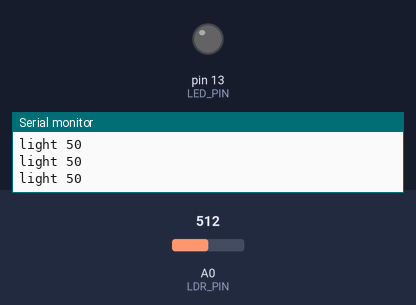
The sketch below on a simulated Arduino Uno, built with avr-gcc and run on an emulated ATmega328P. On the bench: output pins drawn as LEDs (lit = HIGH), the last lines printed to the serial monitor. The inputs (shaded band) are chosen by the test bench; at power-on: A0 (LDR_PIN) = 512.

Above: at 1.2 s.
1.3 s: A0 (LDR_PIN) set to 612
2.8 s: A0 (LDR_PIN) set to 635
At 3.5 s:
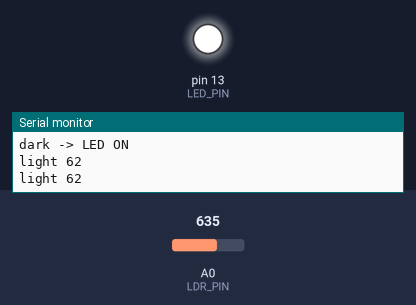
Timing chart, 0 to 5.8 s (numbered marks = the images above; inputs shaded):
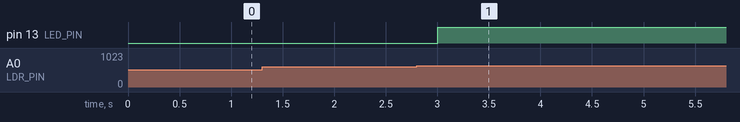

Measured:
- the behaviour switches between 624 and 625 on A0 (LDR_PIN) (found by bisection; images 0 and 1)
- after the input at 2.8 s, pin 13 (LED_PIN): LOW → HIGH after 0.20 s

The sketch:

sketch.ino
```cpp
// EI TOKEN 案例 · 天黑自动开灯
// 光线变暗时，灯自己亮起来
// 适用：Arduino Uno / Arduino Nano / ESP32 DevKit / ESP32-S3 DevKitC

#if defined(CONFIG_IDF_TARGET_ESP32S3)
const int LDR_PIN = 1;
const int LED_PIN = 2;
#elif defined(ESP32)
const int LDR_PIN = 34;
const int LED_PIN = 2;
#else
const int LDR_PIN = A0;
const int LED_PIN = 13;
#endif

#if defined(ESP32)
const int ADC_MAX = 4095;   // ESP32 的 ADC 是 12 位
#else
const int ADC_MAX = 1023;   // Uno/Nano 的 ADC 是 10 位
#endif

bool on = false;

void setup() {
  Serial.begin(115200);
  pinMode(LED_PIN, OUTPUT);
  Serial.println("EIT light-sensor ready");
}

void loop() {
  int raw = analogRead(LDR_PIN);
  int pct = map(raw, 0, ADC_MAX, 0, 100);   // 常见模块：越暗读数越大
  if (!on && pct > 60) { on = true;  digitalWrite(LED_PIN, HIGH); Serial.println("dark -> LED ON"); }
  if (on && pct < 50)  { on = false; digitalWrite(LED_PIN, LOW);  Serial.println("bright -> LED OFF"); }   // 回差 10%
  Serial.print("light "); Serial.println(pct);
  delay(300);
}
```
